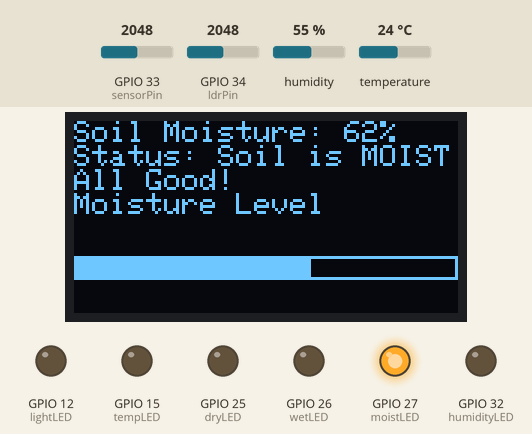
Simulated run of this sketch. Board: ESP32. On the bench: 128×64 one-colour display, output pins drawn as LEDs (lit = HIGH). The test bench sets the inputs (shaded band); at power-on: GPIO 33 (sensorPin) = 2048, humidity 55 %, temperature 24 °C, GPIO 34 (ldrPin) = 2048. What the sketch prints to the serial monitor is not drawn.

Above: at 1.3 s.
1.4 s: GPIO 33 (sensorPin) set to 2405
At 2.8 s:
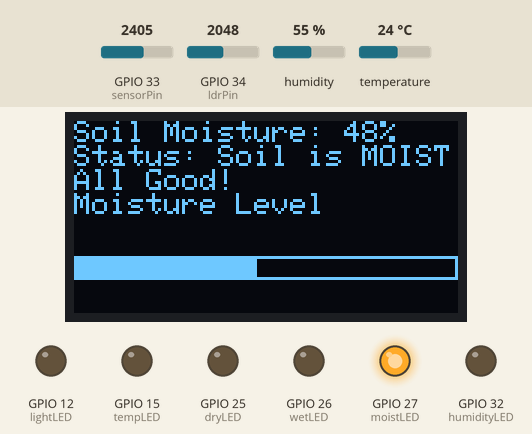
3.1 s: GPIO 33 (sensorPin) set to 2519
At 4.7 s:
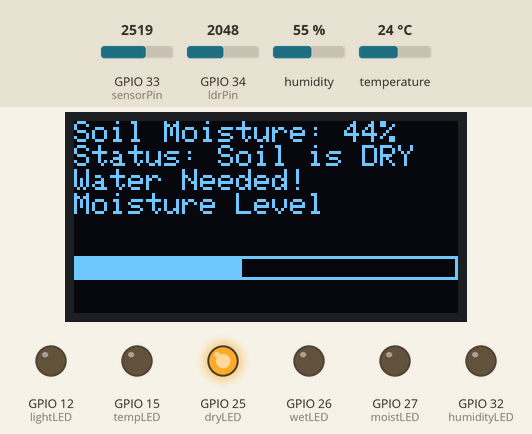
9.3 s: humidity set to 52 %
At 11.1 s:
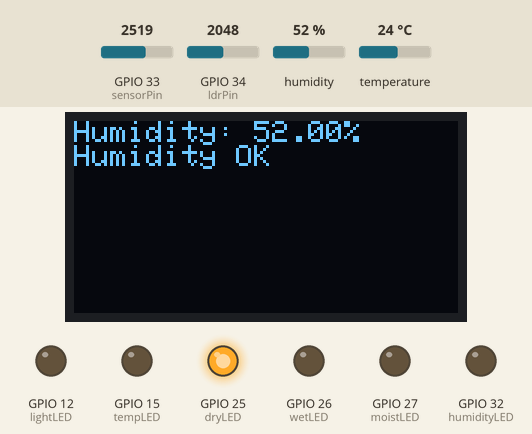
12.1 s: humidity set to 49 %
At 13.1 s:
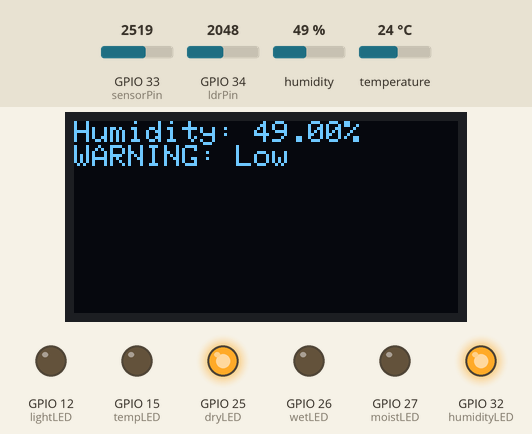
18.3 s: temperature set to 26.5 °C
At 20.2 s:
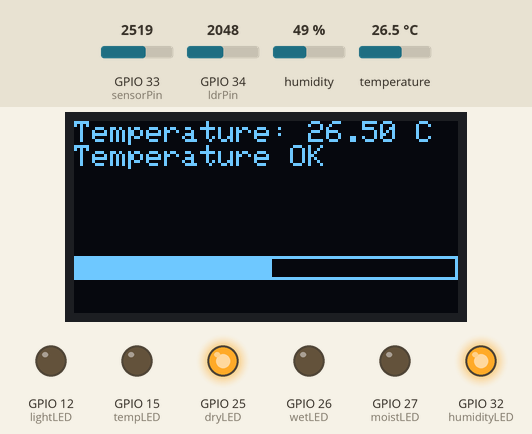
20.5 s: temperature set to 27.7 °C
At 22.2 s:
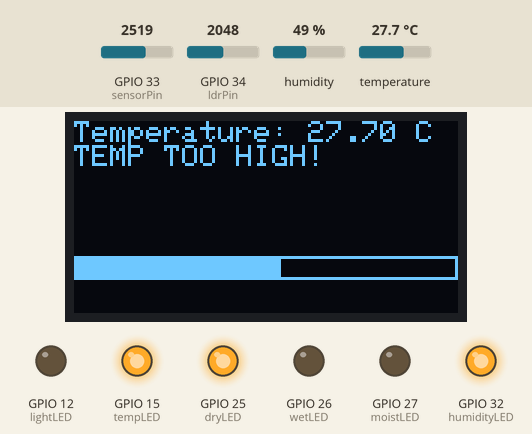
Timing chart, 0 to 34.8 s (numbered marks = the images above; inputs shaded):
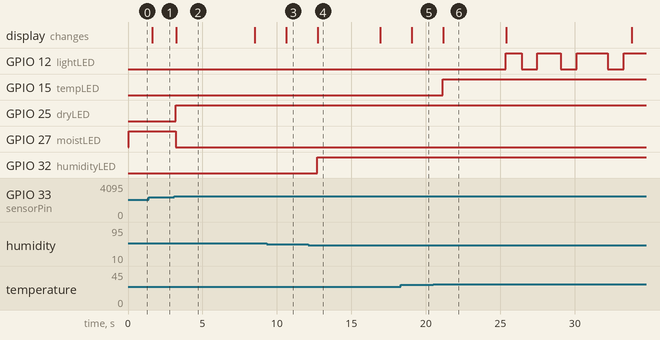

Measured:
- the behaviour switches between 2473 and 2474 on GPIO 33 (sensorPin) (found by bisection; images 1 and 2)
- the behaviour switches between 51 and 50 % on humidity (found by bisection; images 3 and 4)
- the behaviour switches between 27 and 27.1 °C on temperature (found by bisection; images 5 and 6)
- after the input at 1.4 s, the display: changes after 0.24 s (image 1)
- after the input at 3.1 s, GPIO 25 (dryLED): LOW → HIGH after 0.10 s; GPIO 27 (moistLED): HIGH → LOW after 0.10 s; the display: changes after 0.13 s (image 2)
- after the input at 9.3 s, the display: changes after 1.3 s (image 3)
- after the input at 12.1 s, GPIO 32 (humidityLED): LOW → HIGH after 0.60 s; the display: changes after 0.63 s (image 4)
- after the input at 18.3 s, the display: changes after 0.76 s (image 5)
- after the input at 20.5 s, GPIO 15 (tempLED): LOW → HIGH after 0.64 s; the display: changes after 0.67 s (image 6)

The sketch:

final_sketch.ino
```cpp
#include <Wire.h>
#include <Adafruit_GFX.h>
#include <Adafruit_SSD1306.h>
#include <DHT.h>

//Sensor pin
const int sensorPin = 33;
const int ldrPin = 34;  // GPIO 34 for photoresistor input

// Calibrated Values
const int airValue = 3664;  // Measured air value
const int waterValue = 1076;  // Measured water value

// LED pins
const int dryLED = 25; //Red LED for Dry
const int moistLED = 27; //Green LED for Moist
const int wetLED = 26; //Blue LED for Very Wet
const int humidityLED = 32; // Yellow LED
const int tempLED = 15; // clear LED for high temperature alert
const int lightLED = 12; // White LED

// Thresholds
const int dryThreshold = 45; // ≤ 45% = Dry (Red LED ON)
const int moistThreshold = 79; // Between 46%-79% = Moist (Green LED ON)
const int wetThreshold = 80; // ≥ 80% = Very Wet (Blue LED ON)
const int humidityThreshold = 50;  // ≤ 50% triggers warning with yellow LED
//Temperature thresholds
const float tempThresholdHigh = 27.0; // Temperature too hot (°C) which is 80°F
const float tempThresholdLow = 10.0; // Temperature too cold (°C) which is 50°F

// DHT Sensor Setup
#define DHTPIN 13
#define DHTTYPE DHT22
DHT dht(DHTPIN, DHTTYPE); // Create DHT sensor object

// OLED Setup
#define SCREEN_WIDTH 128
#define SCREEN_HEIGHT 64
#define OLED_RESET    -1
Adafruit_SSD1306 display(SCREEN_WIDTH, SCREEN_HEIGHT, &Wire, OLED_RESET);

//Light exposure duration
unsigned long lightStartTime = 0;
unsigned long lightExposureDuration = 0;
bool isInLight = false;

unsigned long previousMillis = 0;
const unsigned long screenInterval = 8000;  // 8 seconds
int screenIndex = 0;

void setup() {
  // put your setup code here, to run once:
Serial.begin(115200);

// OLED Initialization
  if (!display.begin(SSD1306_SWITCHCAPVCC, 0x3C)) {
    Serial.println(F("OLED initialization failed"));
    while (true);
  }
  display.clearDisplay();
  display.setTextSize(1);
  display.setTextColor(SSD1306_WHITE);

  //LED pins setup
  pinMode(dryLED, OUTPUT);
  pinMode(moistLED, OUTPUT);
  pinMode(wetLED, OUTPUT);
  pinMode(humidityLED, OUTPUT);
  pinMode(tempLED, OUTPUT);
  pinMode(lightLED, OUTPUT);

  dht.begin();
}

void loop() {
  // put your main code here, to run repeatedly:
  int sensorValue = analogRead(sensorPin);
  int moisturePercent = map(sensorValue, airValue, waterValue, 0, 100);
  moisturePercent = constrain(moisturePercent, 0, 100);

  // Read Humidity + Temperature
  float humidity = dht.readHumidity();
  float temperature = dht.readTemperature();

  // Read Light Level
  int ldrValue = analogRead(34);  // Read analog pin
int lightFC = map(ldrValue, 0, 4095, 0, 2000);  // Convert to foot-candles
  Serial.println(lightFC);

// Initilization of the barwidth for the OLED display
  int barWidth;

  // OLED Output for Moisture + Humidity + Temperature
  display.setCursor(0, 0);
  display.print("Moisture: ");
  display.print(moisturePercent);
  display.println("%");

  display.setCursor(0, 10);
  display.print("Humidity: ");
  display.print(humidity);
  display.println("%");

  display.setCursor(0, 10);
  display.print("Temperature: ");
  display.print(temperature);
  display.println("%");

  display.setCursor(0, 20);

  // LED Control for moisture and OLED Status
  if (moisturePercent <= dryThreshold) {
    display.println("Status: Soil is DRY");
    display.println("Water Needed!"); //Red LED
    Serial.println("Soil is DRY — Red LED ON");
    digitalWrite(dryLED, HIGH);
    digitalWrite(moistLED, LOW);
    digitalWrite(wetLED, LOW);
  }
  else if (moisturePercent >= wetThreshold) {
    display.println("Status: Soil is VERY WET");
    display.println("Stop Watering!"); //Blue LED
    Serial.println("Soil is VERY WET — Blue LED ON");
    digitalWrite(dryLED, LOW);
    digitalWrite(moistLED, LOW);
    digitalWrite(wetLED, HIGH);
  }
  else {
    display.println("Status: Soil is MOIST");
    display.println("All Good!"); //Green LED
    Serial.println("Soil is MOIST — Green LED ON");
    digitalWrite(dryLED, LOW);
    digitalWrite(moistLED, HIGH);
    digitalWrite(wetLED, LOW);
  }

  // Temperature LED and OLED Logic
if (temperature < tempThresholdLow) {
  digitalWrite(tempLED, HIGH);  // Turn ON White LED
  display.println("TEMP TOO LOW!");
  Serial.println("TEMP TOO LOW! White LED ON");
}
else if (temperature > tempThresholdHigh) {
  digitalWrite(tempLED, HIGH);  // Turn ON White LED
  display.println("TEMP TOO HIGH!");
  Serial.println("TEMP TOO HIGH! White LED ON");
}
else {
  digitalWrite(tempLED, LOW);   // Turn OFF White LED
  display.println("Temperature OK");
  Serial.println("Temperature Normal! White LED OFF");
}

  // Humidity LED ; yellow LED
  display.setCursor(0, 35);
  if (!isnan(humidity)) {
    if (humidity <= humidityThreshold) {
      display.println("ALERT: Humidity LOW ");
      digitalWrite(humidityLED, HIGH);
    } else {
      display.println("Humidity is OK");
      digitalWrite(humidityLED, LOW);
    }
  } else {
    display.println("Humidity Error");
    digitalWrite(humidityLED, LOW);
  }

  // OLED Screen Cycling Logic
unsigned long now = millis();
if (now - previousMillis >= screenInterval) {
  previousMillis = now;
  screenIndex = (screenIndex + 1) % 5;  // 0 to 4
}

// OLED Display Output
display.clearDisplay();
display.setCursor(0, 0);

  switch (screenIndex) {
    case 0:
      display.print("Soil Moisture: ");
      display.print(moisturePercent);
      display.println("%");
      if (moisturePercent <= dryThreshold) {
    display.println("Status: Soil is DRY");
    display.println("Water Needed!"); //Red LED
  }
  else if (moisturePercent >= wetThreshold) {
    display.println("Status: Soil is VERY WET");
    display.println("Stop Watering!"); //Blue LED
  }
  else {
    display.println("Status: Soil is MOIST");
    display.println("All Good!"); //Green LED
  }
  // Progress bar for moisture
  barWidth = map(moisturePercent, 0, 100, 0, SCREEN_WIDTH - 2);
    display.drawRect(0, 45, SCREEN_WIDTH, 8, SSD1306_WHITE); // Border
    display.fillRect(1, 46, barWidth, 6, SSD1306_WHITE); // Fill
    display.print("Moisture Level");
    break;

    case 1: //Humidity
      display.print("Humidity: ");
    display.print(humidity);
    display.println("%");
    if (isnan(humidity)) {
      display.println("Sensor Error");
    } else if (humidity <= humidityThreshold) {
      display.println("WARNING: Low");
    } else {
      display.println("Humidity OK");
    }
      break;

    case 2:
  display.print("Temperature: ");
  if (isnan(temperature)) {
    display.println("Error");
  } else {
    display.print(temperature);
    display.println(" C");
  }
  // Warnings
  if (temperature < tempThresholdLow) {
    display.println("TEMP TOO LOW!");
  } else if (temperature > tempThresholdHigh) {
    display.println("TEMP TOO HIGH!");
  } else {
    display.println("Temperature OK");
  }
  // Progress Bar
  barWidth = map(temperature, 0, 50, 0, SCREEN_WIDTH - 2);
  barWidth = constrain(barWidth, 0, SCREEN_WIDTH - 2);
  display.drawRect(0, 45, SCREEN_WIDTH, 8, SSD1306_WHITE); // Border
  display.fillRect(1, 46, barWidth, 6, SSD1306_WHITE); // Fill
  break;

  case 3:
  display.clearDisplay();
  display.setTextSize(1);
  display.setTextColor(SSD1306_WHITE);
  display.setCursor(0, 0);

  display.print("Light Level: ");
  display.print(lightFC);
  display.println(" FC");

//Show ONLY the correct category and corresponding plants
  if (lightFC < 1000) {
    display.println("Too Dark");
    digitalWrite(lightLED, LOW); // Turn OFF LED
  }
  else if (lightFC <= 1200) {
    display.println("Low Light Plant");
    display.println("Plants: ZZ, Snake, Peace lilies, etc.");
    digitalWrite(lightLED, millis() % 3000 < 2000 ? HIGH : LOW); // Blink LED
  }
  else if (lightFC <= 1450) {
    display.println("Med Light Plant");
    display.println("Plants: Pothos, Dracaena, Anthurium, etc.");
    digitalWrite(lightLED, millis() % 3000 < 2000 ? HIGH : LOW); // Blink LED
  }
  else {
    display.println("High Light Plant");
    display.println("Plants: Cactus, Aloe Vera, Jade plants, etc.");
    digitalWrite(lightLED, millis() % 3000 < 2000 ? HIGH : LOW); // Blink LED
  }

  display.setCursor(0, 40);
  if (isInLight) {
    int minutes = lightExposureDuration / 60000;
    display.print("Sunlight: ");
    display.print(minutes);
    display.println(" min");
  } else {
    display.println("Currently: Dark");
  }
  break;
  }

  display.display();
  delay(500);
}
```
